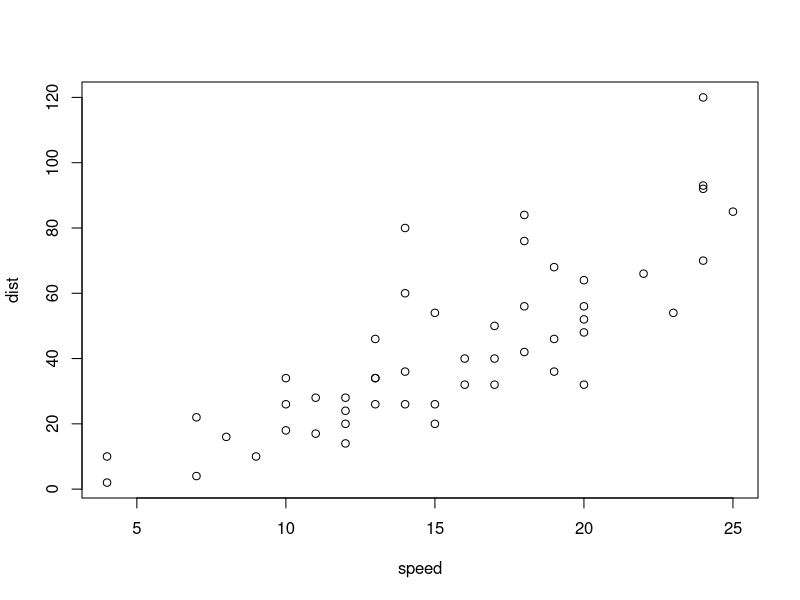
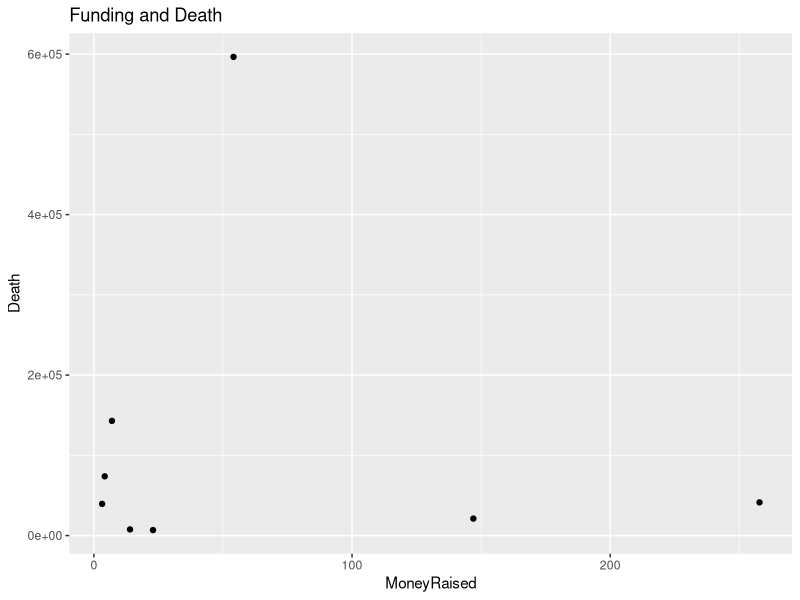

Generate these figures, in order, with R:
## ---- chunk 1
install.packages("ggplot2")
library(ggplot2)
## ---- chunk 2
plot(cars)
## ---- chunk 3
setwd("~/qmssviz/Lab1")
hf<-read.csv("sample_health_facilities.csv")
dd<-read.csv("Donation-Disease.csv")
qplot(x=MoneyRaised, y=Death, data=dd, main="Funding and Death")

